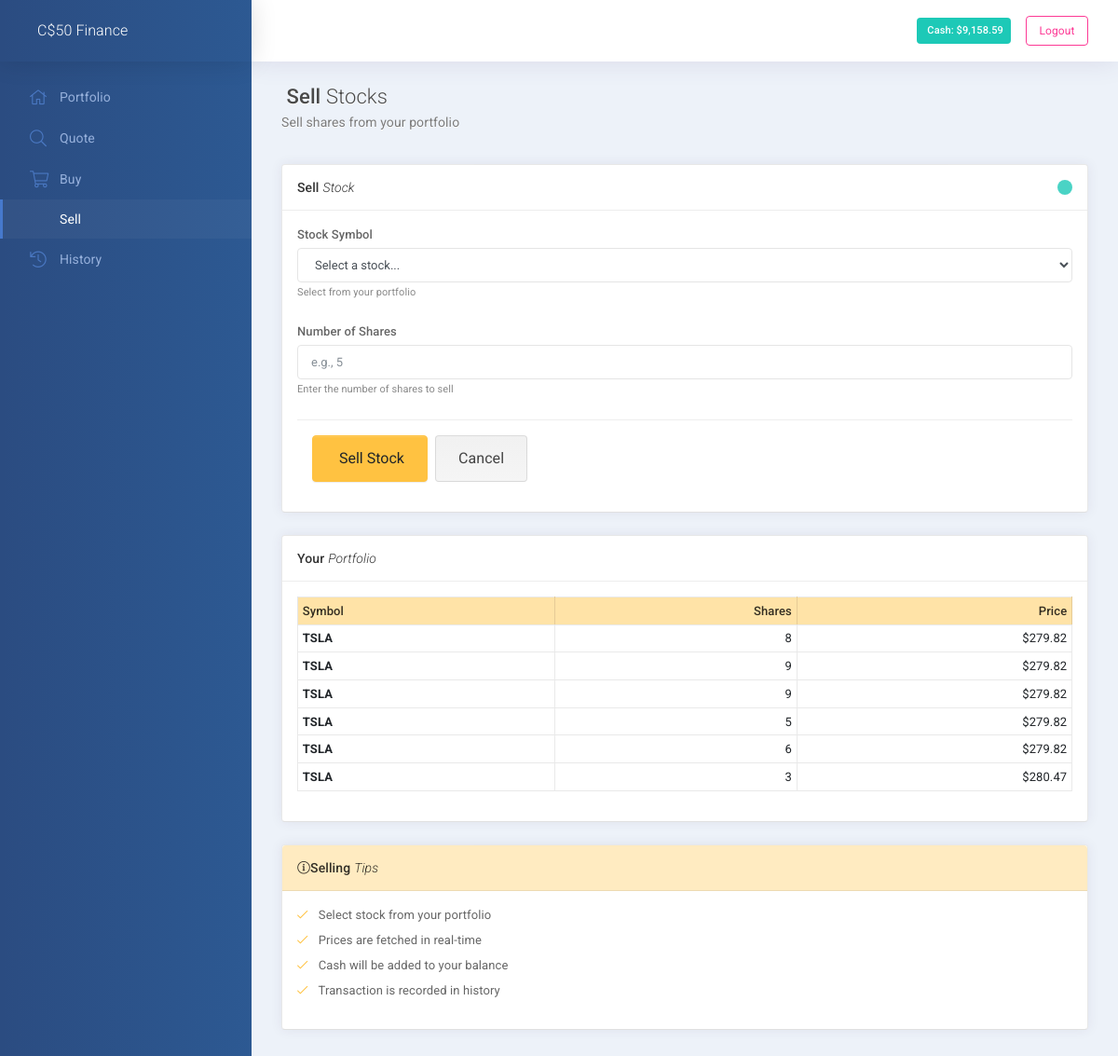
Page /sell (signed in) on the committed database.
### model.py (models this page shows, shortened)
class Base(DeclarativeBase):
    pass

class User(Base):
    __tablename__ = "user"
    id = mapped_column(Integer, primary_key=True)
    full_names = mapped_column(String(255))
    username = mapped_column(String(255))
    create_date: Mapped[datetime] = mapped_column(insert_default=func.now())
    password_hash = mapped_column(String(1000))
    addresses: Mapped[List["Address"]] = relationship(back_populates="user")
    portfolio: Mapped["Portfolio"] = relationship(back_populates="user")
    cash: Mapped[int] = mapped_column(insert_default=10000)
    email: Mapped[str] = mapped_column(String(255), nullable=False)
    @property
    def password(self):
        raise AttributeError('password is not a readable attribute')

class Portfolio(Base):
    __tablename__ = 'portfolio'
    id = Column(Integer, primary_key=True)
    user_id = Column(Integer, ForeignKey('user.id'))
    user: Mapped["User"] = relationship(back_populates="portfolio")
    symbol = Column(String(15))
    quantity = Column(Integer)
    price = Column(Float)

### app.py (the view)
@app.route('/sell', methods=['GET', 'POST'])
@login_required
def sell_stocks():
    if request.method == 'POST':
        symbol = request.form['ticker']
        quantity = request.form['quantity']
        result = sell(symbol, quantity)
        if result == "Success":
            flash("Stock sold successfully!", "success")
        else:
            flash(result, "error")
        return redirect(url_for('index'))
    else:
        user_id = current_user.id
        portfolio = session_db.query(Portfolio).filter_by(user_id=user_id).all()
        return render_template('sell.html', portfolio=portfolio)

### app.py (called while the page is built)
@app.after_request
def after_request(response):
    response.headers["Cache-Control"] = "no-cache, no-store, must-revalidate"
    response.headers["Expires"] = 0
    response.headers["Pragma"] = "no-cache"
    return response

@login_manager.user_loader
def load_user(user_id):
    user = session_db.query(User).get(int(user_id))
    return user

### helpers.py (called while the page is built)
def login_required(f):
    @wraps(f)
    @flask_login_required
    def decorated_function(*args, **kwargs):
        return f(*args, **kwargs)
    return decorated_function

def usd(value):
    return f"${value:,.2f}"

### templates/sell.html (shortened to what this page needs)
{% extends "layout.html" %}
{% block main %}
<div class="subheader">
  <h1 class="subheader-title">
     Sell <span class='fw-300'>Stocks</span>
    <small>
      Sell shares from your portfolio
    </small>
  </h1>
</div>
<div class="row">
  <div class="col-xl-6">
    <div id="panel-1" class="panel">
      <div class="panel-hdr">
        <h2>
          Sell <span class="fw-300"><i>Stock</i></span>
        </h2>
        <div class="panel-toolbar">
          <button class="btn btn-panel" data-action="panel-collapse" data-toggle="tooltip" data-offset="0,10" data-original-title="Collapse"></button>
        </div>
      </div>
      <div class="panel-container show">
        <div class="panel-content">
          {% if portfolio %}
          <form action="/sell" method="post">
            <div class="form-group">
              <label class="form-label" for="ticker">Stock Symbol</label>
              <select id="ticker" name="ticker" class="form-control" required autofocus>
                <option value="">Select a stock...</option>
              </select>
              <span class="help-block">Select from your portfolio</span>
            </div>
            <div class="form-group">
              <label class="form-label" for="quantity">Number of Shares</label>
              <input type="number" id="quantity" name="quantity" class="form-control" min="1" placeholder="e.g., 5" required>
              <span class="help-block">Enter the number of shares to sell</span>
            </div>
            <div class="panel-content border-faded border-left-0 border-right-0 border-bottom-0 d-flex flex-row align-items-center mt-3">
              <button type="submit" class="btn btn-warning btn-lg waves-effect waves-themed">
                 Sell Stock
              </button>
              <a href="/" class="btn btn-default btn-lg ml-2 waves-effect waves-themed">Cancel</a>
            </div>
          </form>
          {% else %}
          <div class="alert alert-info" role="alert">
            <i class="fal fa-info-circle"></i> You don't own any stocks yet. <a href="/buy" class="alert-link">Buy some stocks</a> to get started!
          </div>
          {% endif %}
        </div>
      </div>
    </div>
  </div>
  <div class="col-xl-6">
    <div id="panel-2" class="panel">
      <div class="panel-hdr">
        <h2>
          Your <span class="fw-300"><i>Portfolio</i></span>
        </h2>
      </div>
      <div class="panel-container show">
        <div class="panel-content">
          {% if portfolio %}
          <table class="table table-bordered table-hover table-sm">
            <thead class="bg-warning-100">
              <tr>
                <th>Symbol</th>
                <th class="text-right">Shares</th>
                <th class="text-right">Price</th>
              </tr>
            </thead>
            <tbody>
              {% for stock in portfolio %}
              <tr>
                <td class="fw-700">{{ stock.symbol }}</td>
                <td class="text-right">{{ stock.quantity }}</td>
                <td class="text-right">{{ stock.price | usd }}</td>
              </tr>
              {% endfor %}
            </tbody>
          </table>
          {% else %}
          <div class="text-center text-muted py-4">
            <i class="fal fa-inbox fa-3x mb-3"></i>
            <p>No stocks in portfolio</p>
          </div>
          {% endif %}
        </div>
      </div>
    </div>
    <div id="panel-3" class="panel">
      <div class="panel-hdr bg-warning-50">
        <h2>
          <i class="fal fa-info-circle"></i> Selling <span class="fw-300"><i>Tips</i></span>
        </h2>
      </div>
      <div class="panel-container show">
        <div class="panel-content">
          <ul class="list-unstyled">
            <li class="mb-2"><i class="fal fa-check text-warning mr-2"></i> Select stock from your portfolio</li>
            <li class="mb-2"><i class="fal fa-check text-warning mr-2"></i> Prices are fetched in real-time</li>
            <li class="mb-2"><i class="fal fa-check text-warning mr-2"></i> Cash will be added to your balance</li>
            <li class="mb-2"><i class="fal fa-check text-warning mr-2"></i> Transaction is recorded in history</li>
          </ul>
        </div>
      </div>
    </div>
  </div>
</div>
{% endblock %}

### templates/layout.html (shortened to what this page needs)
<!DOCTYPE html>
<html lang="en">
  <head>
    <link rel="stylesheet" media="screen, print" href="{{ url_for('static', filename='css/vendors.bundle.css') }}">
    <link rel="stylesheet" media="screen, print" href="{{ url_for('static', filename='css/app.bundle.css') }}">
    <link rel="stylesheet" media="screen, print" href="{{ url_for('static', filename='css/themes/cust-theme-3.css') }}">
  </head>
  <body class="mod-bg-1 mod-nav-link nav-function-fixed">
      <div class="page-wrapper">
	<div class="page-inner">
	  {% if current_user.is_authenticated %}
	  <aside class="page-sidebar">
	    <div class="page-logo">
	      <a href="/" class="page-logo-link d-flex align-items-center">
		<span class="page-logo-text">C$50 Finance</span>
	      </a>
	    </div>
	    <nav id="js-primary-nav" class="primary-nav" role="navigation">
	      <ul id="js-nav-menu" class="nav-menu">
		<li class="{{ 'active' if request.path == '/' }}"><a href="/"><i class="fal fa-home"></i> <span class="nav-link-text">Portfolio</span></a></li>
		<li class="{{ 'active' if request.path == '/quote' }}"><a href="/quote"><i class="fal fa-search"></i> <span class="nav-link-text">Quote</span></a></li>
		<li class="{{ 'active' if request.path == '/buy' }}"><a href="/buy"><i class="fal fa-shopping-cart"></i> <span class="nav-link-text">Buy</span></a></li>
		<li class="{{ 'active' if request.path == '/sell' }}"><a href="/sell"> <span class="nav-link-text">Sell</span></a></li>
		<li class="{{ 'active' if request.path == '/history' }}"><a href="/history"><i class="fal fa-history"></i> <span class="nav-link-text">History</span></a></li>
	      </ul>
	    </nav>
	  </aside>
	  {% endif %}
	  <div class="page-content-wrapper">
	    <header class="page-header" role="banner">
	      <div class="ml-auto d-flex align-items-center">
		{% if current_user.is_authenticated %}
		<div class="mr-3">
		  <span class="badge badge-success p-2">
		     Cash: {{ current_user.cash | usd }}
		  </span>
		</div>
		<a href="/logout" class="btn btn-sm btn-outline-danger">Logout</a>
		{% else %}
		<a href="{{ url_for('login') }}" class="btn btn-sm btn-primary mr-2">Login</a>
		<a href="{{ url_for('register') }}" class="btn btn-sm btn-outline-primary">Register</a>
		{% endif %}
	      </div>
	    </header>
	    <main id="js-page-content" role="main" class="page-content">
	      {% block main %}{% endblock %}
	    </main>
	  </div>
	</div>
      </div>
    </body>
</html>

### static/css/themes/cust-theme-3.css (style rules this page uses)
.page-logo, .page-sidebar, .nav-footer, .bg-brand-gradient { background-image: -webkit-gradient(linear, right top, left top, from(rgba(51, 148, 225, 0.18)), to(transparent)); background-image: linear-gradient(270deg, rgba(51, 148, 225, 0.18), transparent); background-color: #2b4c81; }
.btn-default { background-color: #f5f5f5; background-image: -webkit-gradient(linear, left bottom, left top, from(#f5f5f5), to(#f1f1f1)); background-image: linear-gradient(to top, #f5f5f5, #f1f1f1); color: #444; }
html body { background-color: #fff; }
.page-header { background-color: #fff; }
.nav-menu li.active > a { color: white; background-color: rgba(255, 255, 255, 0.04); -webkit-box-shadow: inset 3px 0 0 #4679cc; box-shadow: inset 3px 0 0 #4679cc; }
.nav-menu li.active:not(.open) > a:before { color: #24b3a4; }
.nav-menu li a { color: #97b1dc; }
.nav-menu li a > [class*='fa-'], .nav-menu li a > .ni { color: #4a78c2; }
.page-content-wrapper { background-color: #edf2f9; }
.subheader-title { color: #494949; text-shadow: #fff 0 1px; }
.subheader-title small { color: #7c7c7c; }
.btn-warning { -webkit-box-shadow: 0 2px 6px 0 rgba(255, 194, 65, 0.5); box-shadow: 0 2px 6px 0 rgba(255, 194, 65, 0.5); }
.panel { background-color: #fff; border-bottom: 1px solid #e0e0e0; }
.panel-hdr { background: #fff; }
.panel-toolbar .btn-panel[data-action="panel-collapse"], .panel-toolbar .btn-panel.js-panel-collapse { background: #1dc9b7; }
.border-faded { border: 1px solid rgba(22, 22, 22, 0.07); }
.help-block { color: #898989; }
.bg-warning-50 { background-color: #ffebc1; color: rgba(0, 0, 0, 0.8); }
.bg-warning-100 { background-color: #ffe3a7; color: rgba(0, 0, 0, 0.8); }
.btn-warning { color: #212529; background-color: #ffc241; border-color: #ffc241; -webkit-box-shadow: inset 0 1px 0 rgba(255, 255, 255, 0.15), 0 1px 1px rgba(0, 0, 0, 0.075); box-shadow: inset 0 1px 0 rgba(255, 255, 255, 0.15), 0 1px 1px rgba(0, 0, 0, 0.075); }
.btn-outline-danger { color: #fd3995; border-color: #fd3995; }
.text-warning { color: #ffc241 !important; }

### rows in the picture
User: cash "$9,158.59"
Portfolio: symbol "TSLA", quantity "8", price "$279.82"
Portfolio: symbol "TSLA", quantity "9", price "$279.82"
Portfolio: symbol "TSLA", quantity "9", price "$279.82"
Portfolio: symbol "TSLA", quantity "5", price "$279.82"
Portfolio: symbol "TSLA", quantity "6", price "$279.82"
Portfolio: symbol "TSLA", quantity "3", price "$280.47"
